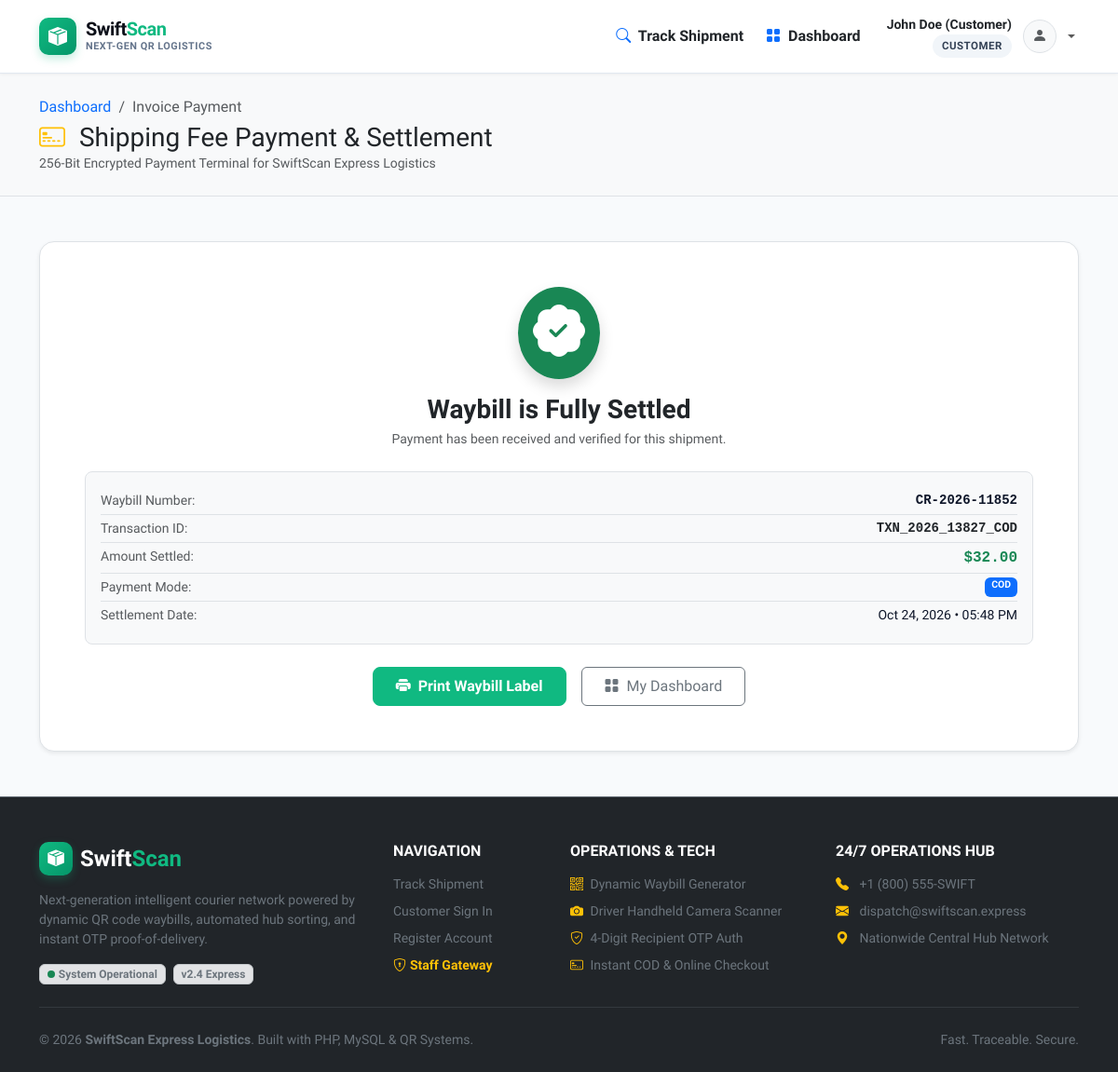
/customer/payment.php?parcel_id=3 (signed in), run on an earlier commit of the app's database.
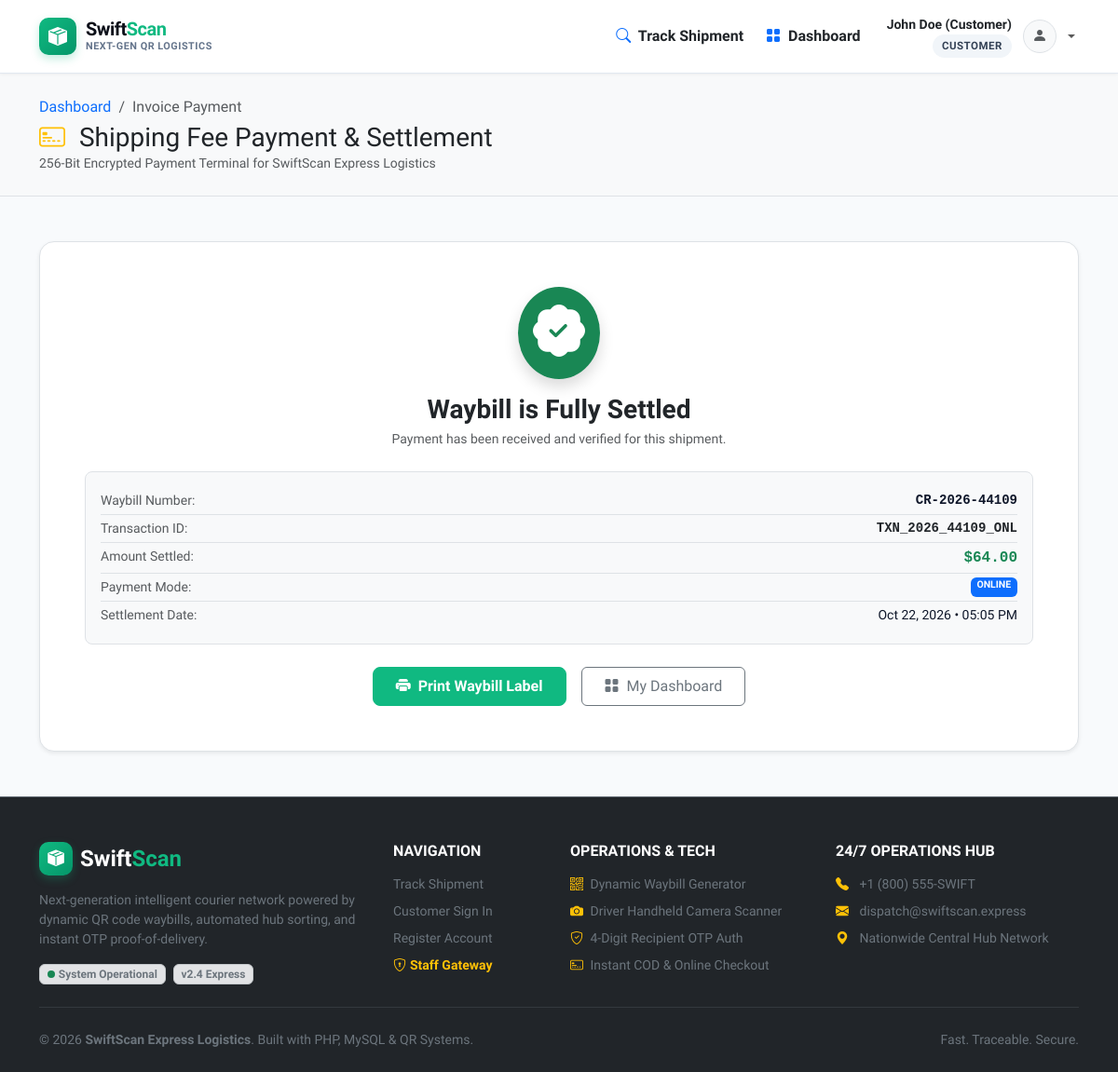
And on a later commit of the database.
### tables this page shows
CREATE TABLE `parcels` (
  `id` int(11) NOT NULL AUTO_INCREMENT,
  `tracking_number` varchar(50) NOT NULL,
  `sender_id` int(11) DEFAULT NULL,
  `sender_name` varchar(150) NOT NULL,
  `sender_phone` varchar(20) NOT NULL,
  `sender_address` text NOT NULL,
  `sender_city` varchar(100) NOT NULL,
  `sender_pincode` varchar(20) NOT NULL,
  `receiver_name` varchar(150) NOT NULL,
  `receiver_phone` varchar(20) NOT NULL,
  `receiver_address` text NOT NULL,
  `receiver_city` varchar(100) NOT NULL,
  `receiver_pincode` varchar(20) NOT NULL,
  `weight_kg` decimal(6,2) NOT NULL DEFAULT 1.00,
  `parcel_type` varchar(50) NOT NULL DEFAULT 'Standard Box',
  `shipping_cost` decimal(10,2) NOT NULL DEFAULT 45.00,
  `origin_hub_id` int(11) DEFAULT NULL,
  `destination_hub_id` int(11) DEFAULT NULL,
  `current_hub_id` int(11) DEFAULT NULL,
  `assigned_driver_id` int(11) DEFAULT NULL,
  `delivery_otp` varchar(6) NOT NULL DEFAULT '4821',
  `status` enum('booked','picked_up','in_transit','out_for_delivery','delivered','failed','returned') NOT NULL DEFAULT 'booked',
  `payment_status` enum('pending','paid') NOT NULL DEFAULT 'pending',
  `payment_method` enum('online','cod') NOT NULL DEFAULT 'online',
  `created_at` timestamp NOT NULL DEFAULT current_timestamp(),
  `delivered_at` timestamp NULL DEFAULT NULL,
  PRIMARY KEY (`id`),
  UNIQUE KEY `tracking_number` (`tracking_number`),
  KEY `fk_parcel_sender` (`sender_id`),
  KEY `fk_parcel_origin` (`origin_hub_id`),
  KEY `fk_parcel_dest` (`destination_hub_id`),
  KEY `fk_parcel_curr_hub` (`current_hub_id`),
  KEY `fk_parcel_driver` (`assigned_driver_id`),
  CONSTRAINT `fk_parcel_curr_hub` FOREIGN KEY (`current_hub_id`) REFERENCES `hubs` (`id`) ON DELETE SET NULL,
  CONSTRAINT `fk_parcel_dest` FOREIGN KEY (`destination_hub_id`) REFERENCES `hubs` (`id`) ON DELETE SET NULL,
  CONSTRAINT `fk_parcel_driver` FOREIGN KEY (`assigned_driver_id`) REFERENCES `users` (`id`) ON DELETE SET NULL,
  CONSTRAINT `fk_parcel_origin` FOREIGN KEY (`origin_hub_id`) REFERENCES `hubs` (`id`) ON DELETE SET NULL,
  CONSTRAINT `fk_parcel_sender` FOREIGN KEY (`sender_id`) REFERENCES `users` (`id`) ON DELETE SET NULL
);

CREATE TABLE `payments` (
  `id` int(11) NOT NULL AUTO_INCREMENT,
  `parcel_id` int(11) NOT NULL,
  `transaction_id` varchar(100) NOT NULL,
  `amount` decimal(10,2) NOT NULL,
  `payment_method` enum('online','cod') NOT NULL DEFAULT 'online',
  `payment_status` enum('pending','paid','failed') NOT NULL DEFAULT 'paid',
  `card_last4` varchar(4) DEFAULT NULL,
  `paid_at` timestamp NOT NULL DEFAULT current_timestamp(),
  PRIMARY KEY (`id`),
  UNIQUE KEY `transaction_id` (`transaction_id`),
  KEY `fk_payment_parcel` (`parcel_id`),
  CONSTRAINT `fk_payment_parcel` FOREIGN KEY (`parcel_id`) REFERENCES `parcels` (`id`) ON DELETE CASCADE
);

### customer/payment.php (the view, shortened to what this page needs)
<?php
require_once __DIR__ . '/../includes/header.php';
$parcelId = (int)($_GET['parcel_id'] ?? 0);
$code     = trim($_GET['code'] ?? '');
$pdo = getDB();
$sql = "
    SELECT p.*, oh.hub_name AS origin_hub, dh.hub_name AS dest_hub, pm.transaction_id, pm.paid_at, pm.card_last4
    FROM parcels p
    LEFT JOIN hubs oh ON p.origin_hub_id = oh.id
    LEFT JOIN hubs dh ON p.destination_hub_id = dh.id
    LEFT JOIN payments pm ON p.id = pm.parcel_id
    WHERE (p.id = :id OR UPPER(p.tracking_number) = UPPER(:code))
    LIMIT 1
";
$stmt = $pdo->prepare($sql);
$stmt->execute([':id' => $parcelId, ':code' => $code]);
$parcel = $stmt->fetch();
?>
<div class="py-4 bg-light border-bottom">
    <div class="container">
        <nav aria-label="breadcrumb">
            <ol class="breadcrumb small mb-1">
                <li class="breadcrumb-item"><a href="<?php echo BASE_URL; ?>customer/index.php" class="text-decoration-none">Dashboard</a></li>
                <li class="breadcrumb-item active" aria-current="page">Invoice Payment</li>
            </ol>
        </nav>
        <h3 class="fw-extrabold text-dark mb-0">
            <i class="bi bi-credit-card-2-front text-warning me-2"></i> Shipping Fee Payment & Settlement
        </h3>
        <p class="text-muted small mb-0">256-Bit Encrypted Payment Terminal for SwiftScan Express Logistics</p>
    </div>
</div>
<div class="container py-5">
    <?php if (!$parcel): ?>
        <div class="max-w-600 mx-auto text-center bg-white p-5 rounded-4 shadow-sm border">
            <i class="bi bi-exclamation-triangle-fill text-danger display-3 mb-3"></i>
            <h4 class="fw-bold">Consignment Not Found</h4>
            <p class="text-muted">The shipment invoice you are attempting to pay could not be located. Please check the ID or return to your dashboard.</p>
            <a href="<?php echo BASE_URL; ?>customer/index.php" class="btn btn-express px-4 py-2 mt-2">
                <i class="bi bi-arrow-left me-1"></i> Back to Dashboard
            </a>
        </div>
    <?php elseif ($parcel['payment_status'] === 'paid'): ?>
        <div class="max-w-600 mx-auto bg-white p-5 rounded-4 shadow-sm border text-center">
            <div class="d-inline-flex p-3 rounded-circle bg-success text-white mb-3 shadow">
                <i class="bi bi-patch-check-fill display-4"></i>
            </div>
            <h3 class="fw-bold text-dark mb-1">Waybill is Fully Settled</h3>
            <p class="text-muted small mb-4">Payment has been received and verified for this shipment.</p>
            <div class="p-3 bg-light rounded-3 border text-start small mb-4">
                <div class="d-flex justify-content-between py-1 border-bottom">
                    <span class="text-muted">Waybill Number:</span>
                    <span class="fw-bold font-monospace"><?php echo htmlspecialchars($parcel['tracking_number']); ?></span>
                </div>
                <div class="d-flex justify-content-between py-1 border-bottom">
                    <span class="text-muted">Transaction ID:</span>
                    <span class="fw-bold font-monospace text-dark"><?php echo htmlspecialchars($parcel['transaction_id'] ?? 'PREPAID'); ?></span>
                </div>
                <div class="d-flex justify-content-between py-1 border-bottom">
                    <span class="text-muted">Amount Settled:</span>
                    <span class="fw-bold font-monospace text-success fs-6">$<?php echo number_format((float)$parcel['shipping_cost'], 2); ?></span>
                </div>
                <div class="d-flex justify-content-between py-1 border-bottom">
                    <span class="text-muted">Payment Mode:</span>
                    <span class="badge bg-primary text-uppercase"><?php echo htmlspecialchars($parcel['payment_method']); ?></span>
                </div>
                <div class="d-flex justify-content-between py-1">
                    <span class="text-muted">Settlement Date:</span>
                    <span><?php echo $parcel['paid_at'] ? date('M d, Y • h:i A', strtotime($parcel['paid_at'])) : 'Verified'; ?></span>
                </div>
            </div>
            <div class="d-flex justify-content-center gap-3">
                <a href="<?php echo BASE_URL; ?>waybill_print.php?code=<?php echo urlencode($parcel['tracking_number']); ?>" target="_blank" class="btn btn-express px-4 py-2">
                    <i class="bi bi-printer-fill me-1"></i> Print Waybill Label
                </a>
                <a href="<?php echo BASE_URL; ?>customer/index.php" class="btn btn-outline-secondary px-4 py-2">
                    <i class="bi bi-grid-fill me-1"></i> My Dashboard
                </a>
            </div>
        </div>
    <?php endif; ?>
</div>
<?php require_once __DIR__ . '/../includes/footer.php'; ?>

What changed in the data, as far as the page shows it:
changed parcels: tracking_number "CR-2026-11852" → "CR-2026-44109"; payments.transaction_id "TXN_2026_13827_COD" → "TXN_2026_44109_ONL"; shipping_cost "32.00" → "64.00"; payment_method "COD" → "ONLINE"; payments.paid_at "Oct 24, 2026 • 05:48 PM" → "Oct 22, 2026 • 05:05 PM"
